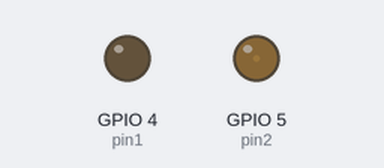
The sketch below on a simulated ESP32. Shown: output pins drawn as LEDs (lit = HIGH).

Above: at 0.15 s.
At 19.98 s:
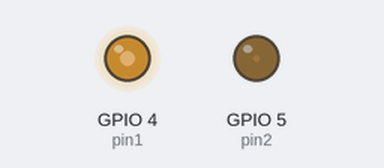
At 39.81 s:
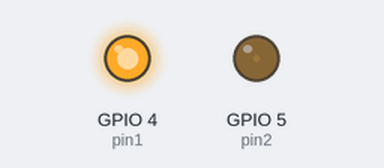
Timing chart, 0 to 40.0 s (numbered marks = the images above):
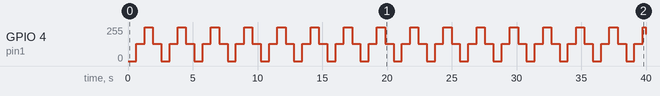

Measured:
- by itself, GPIO 4 (pin1): 0/255 → 128/255 at 0.64 s, → 255/255 0.64 s later, → 128/255 0.64 s later, → 0/255 0.65 s later, … (63 changes in this stretch)

The sketch:

4_29_pwm.ino
```cpp
/*
Autore: Paolo Aliverti
Listato 2.29 – Generare segnali PWM con ESP32

Collegare:
- led con res da 100 ohm sul pin 4
- led con res da 100 ohm sul pin 5

*/
void setup() {
  int ch = 0;
  int freq = 1000;
  int res = 8;
  ledcSetup(ch, freq, res);

  int ch2 = 1;
  int freq2 = 3000;
  int res2 = 8;
  ledcSetup(ch2, freq2, res2);

  int pin1 = 4;
  ledcAttachPin(pin1, ch);

  int pin2 = 5;
  ledcAttachPin(pin2, ch2);
  ledcWrite(1, 10);
}

void loop() {
  for (int i = 0; i < 256; i++) {
    ledcWrite(0, i);
    delay(5);
  }
  for (int i = 255; i >= 0; i--) {
    ledcWrite(0, i);
    delay(5);
  }
}
```
